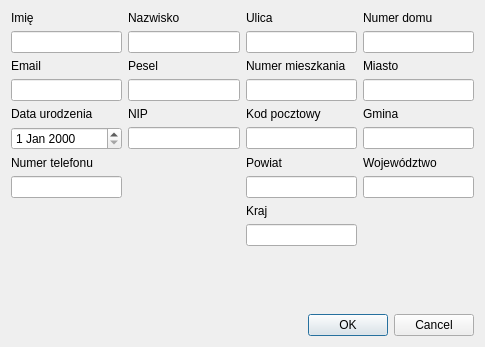
<?xml version="1.0" encoding="UTF-8"?>
<ui version="4.0">
 <class>PersonDialog</class>
 <widget class="QDialog" name="PersonDialog">
  <property name="geometry">
   <rect>
    <x>0</x>
    <y>0</y>
    <width>485</width>
    <height>347</height>
   </rect>
  </property>
  <property name="windowTitle">
   <string>Dialog</string>
  </property>
  <layout class="QVBoxLayout" name="verticalLayout">
   <item>
    <layout class="QGridLayout" name="gridLayout">
     <item row="1" column="0">
      <widget class="QLabel" name="lblFirstName">
       <property name="text">
        <string>Imię</string>
       </property>
      </widget>
     </item>
     <item row="1" column="1">
      <widget class="QLabel" name="lblLastName">
       <property name="text">
        <string>Nazwisko</string>
       </property>
      </widget>
     </item>
     <item row="1" column="2">
      <widget class="QLabel" name="lblStreet">
       <property name="frameShape">
        <enum>QFrame::NoFrame</enum>
       </property>
       <property name="text">
        <string>Ulica</string>
       </property>
      </widget>
     </item>
     <item row="5" column="0">
      <widget class="QLineEdit" name="elEmail"/>
     </item>
     <item row="8" column="0">
      <widget class="QDateEdit" name="deDateOfBirth"/>
     </item>
     <item row="5" column="1">
      <widget class="QLineEdit" name="elPesel"/>
     </item>
     <item row="4" column="1">
      <widget class="QLabel" name="lblpesel">
       <property name="text">
        <string>Pesel</string>
       </property>
      </widget>
     </item>
     <item row="1" column="3">
      <widget class="QLabel" name="lblHouseNumber">
       <property name="text">
        <string>Numer domu</string>
       </property>
      </widget>
     </item>
     <item row="10" column="3">
      <widget class="QLabel" name="lblCounty">
       <property name="text">
        <string>Województwo</string>
       </property>
      </widget>
     </item>
     <item row="14" column="2">
      <widget class="QLineEdit" name="elCountry"/>
     </item>
     <item row="2" column="0">
      <widget class="QLineEdit" name="elFirstName"/>
     </item>
     <item row="12" column="3">
      <widget class="QLineEdit" name="elCounty"/>
     </item>
     <item row="2" column="1">
      <widget class="QLineEdit" name="elLastName"/>
     </item>
     <item row="4" column="0">
      <widget class="QLabel" name="lblEmail">
       <property name="text">
        <string>Email</string>
       </property>
      </widget>
     </item>
     <item row="2" column="2">
      <widget class="QLineEdit" name="elStreet"/>
     </item>
     <item row="2" column="3">
      <widget class="QLineEdit" name="elHouseNumber"/>
     </item>
     <item row="6" column="0">
      <widget class="QLabel" name="lblDateOfBirth">
       <property name="text">
        <string>Data urodzenia</string>
       </property>
      </widget>
     </item>
     <item row="15" column="2">
      <spacer name="verticalSpacer">
       <property name="orientation">
        <enum>Qt::Vertical</enum>
       </property>
       <property name="sizeHint" stdset="0">
        <size>
         <width>20</width>
         <height>40</height>
        </size>
       </property>
      </spacer>
     </item>
     <item row="13" column="2">
      <widget class="QLabel" name="lblCountry">
       <property name="text">
        <string>Kraj</string>
       </property>
      </widget>
     </item>
     <item row="12" column="2">
      <widget class="QLineEdit" name="elProvince"/>
     </item>
     <item row="10" column="2">
      <widget class="QLabel" name="lblProvince">
       <property name="text">
        <string>Powiat</string>
       </property>
      </widget>
     </item>
     <item row="8" column="3">
      <widget class="QLineEdit" name="elMunicipality"/>
     </item>
     <item row="6" column="3">
      <widget class="QLabel" name="lblMunicipality">
       <property name="text">
        <string>Gmina</string>
       </property>
      </widget>
     </item>
     <item row="8" column="2">
      <widget class="QLineEdit" name="elPostCode"/>
     </item>
     <item row="6" column="2">
      <widget class="QLabel" name="lblPostCode">
       <property name="text">
        <string>Kod pocztowy</string>
       </property>
      </widget>
     </item>
     <item row="5" column="3">
      <widget class="QLineEdit" name="elCity"/>
     </item>
     <item row="4" column="3">
      <widget class="QLabel" name="lblCity">
       <property name="text">
        <string>Miasto</string>
       </property>
      </widget>
     </item>
     <item row="5" column="2">
      <widget class="QLineEdit" name="elFlatNumber"/>
     </item>
     <item row="4" column="2">
      <widget class="QLabel" name="lblFlatNUmber">
       <property name="text">
        <string>Numer mieszkania</string>
       </property>
      </widget>
     </item>
     <item row="6" column="1">
      <widget class="QLabel" name="lblNip">
       <property name="text">
        <string>NIP</string>
       </property>
      </widget>
     </item>
     <item row="8" column="1">
      <widget class="QLineEdit" name="elNip"/>
     </item>
     <item row="12" column="0">
      <widget class="QLineEdit" name="elPhone"/>
     </item>
     <item row="10" column="0">
      <widget class="QLabel" name="lblPhone">
       <property name="text">
        <string>Numer telefonu</string>
       </property>
      </widget>
     </item>
    </layout>
   </item>
   <item>
    <widget class="QDialogButtonBox" name="buttonBox">
     <property name="standardButtons">
      <set>QDialogButtonBox::Cancel|QDialogButtonBox::Ok</set>
     </property>
    </widget>
   </item>
  </layout>
 </widget>
 <resources/>
 <connections/>
</ui>
